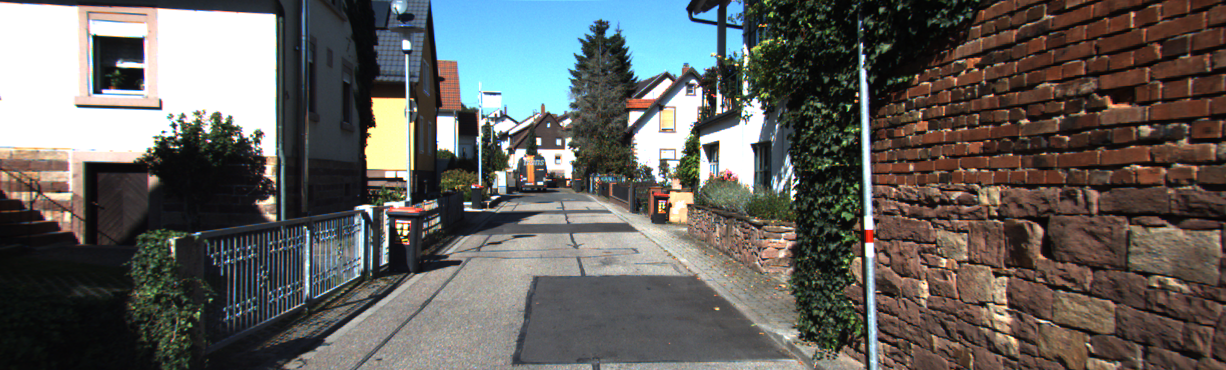
#> input picture 3D/assets/.png, 1226 x 370 px, given as the content of the folder /mnt/nas/kaichen/compete/png/scene1/, which was not available
$ python sky_mask.py   (older library calls are emulated)
#> lines starting #> are read from the running program, lines starting #| are printed output that depends on the picture; after the words box and inside, x2 and y2 are one past the last pixel; in counts of white or black regions, pixels touching at a corner belong together; pictures that were not available may be replaced by others from this repository, and a replacement may not be noted
import cv2
from scipy.signal import medfilt
from scipy import ndimage
import numpy as np
from matplotlib import pyplot as plt

def cal_skyline(mask):
    h, w = mask.shape
    for i in range(w):
        raw = mask[:, i]
        after_median = medfilt(raw, 19)
        try:
            first_zero_index = np.where(after_median == 0)[0][0]
            first_one_index = np.where(after_median == 1)[0][0]
            if first_zero_index > 20:
                mask[first_one_index:first_zero_index, i] = 1
                mask[first_zero_index:, i] = 0
                mask[:first_one_index, i] = 0
        except:
            continue
    return mask

def get_sky_region_gradient(img):
    h, w, _ = img.shape
#> h = 370; w = 1226
    img_gray = cv2.cvtColor(img, cv2.COLOR_BGR2GRAY)
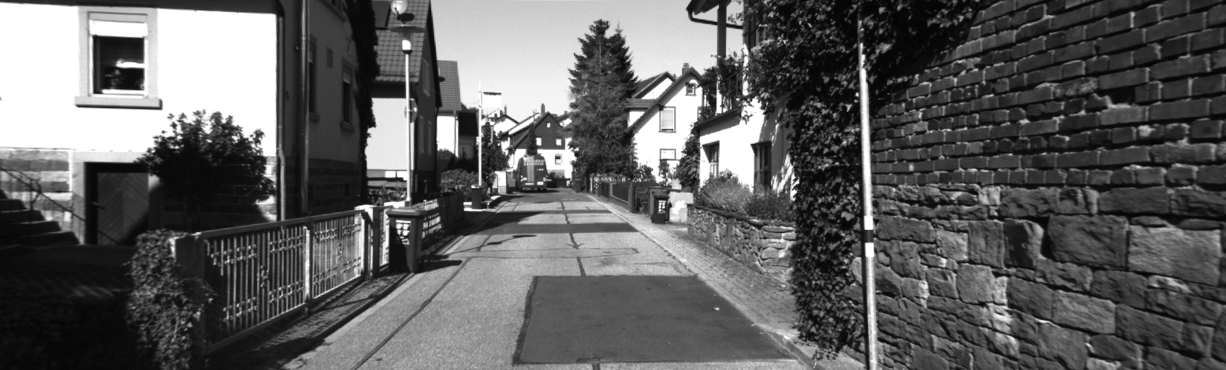
#> img_gray: shape (370, 1226); min 3, max 255, mean 95.8
    img_gray = cv2.blur(img_gray, (9, 3))
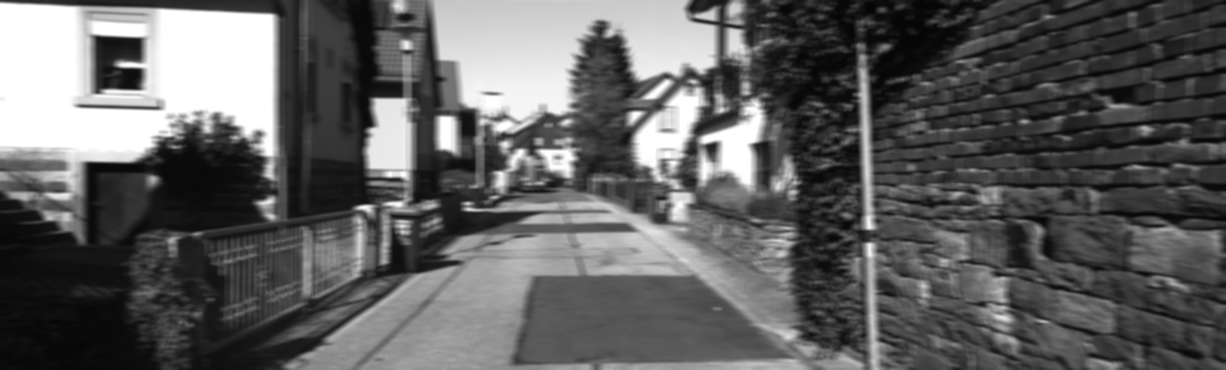
#> img_gray: shape (370, 1226); min 4, max 255, mean 95.8
    cv2.medianBlur(img_gray, 5)
    lap = cv2.Laplacian(img_gray, cv2.CV_8U)
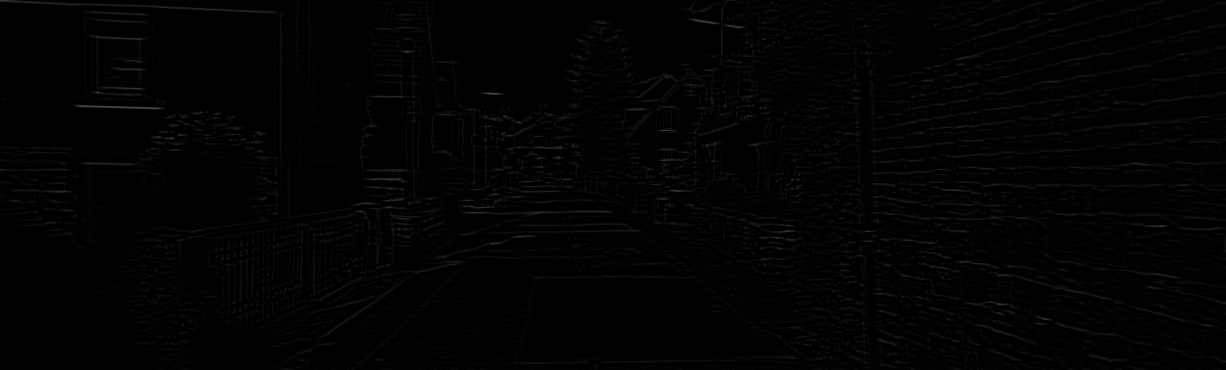
#> lap: shape (370, 1226); min 0, max 76, mean 2.2
    gradient_mask = (lap < 3).astype(np.uint8)
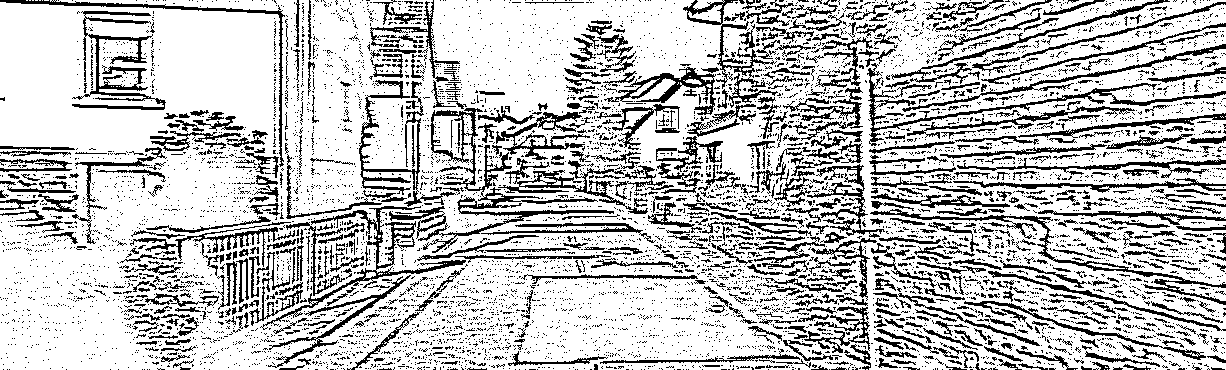
#> gradient_mask: shape (370, 1226); values 0 (black) and 1 (white), 75.6% white; black in thin lines or dots
    kernel = cv2.getStructuringElement(cv2.MORPH_RECT, (9, 3))
    mask = cv2.morphologyEx(gradient_mask, cv2.MORPH_ERODE, kernel)
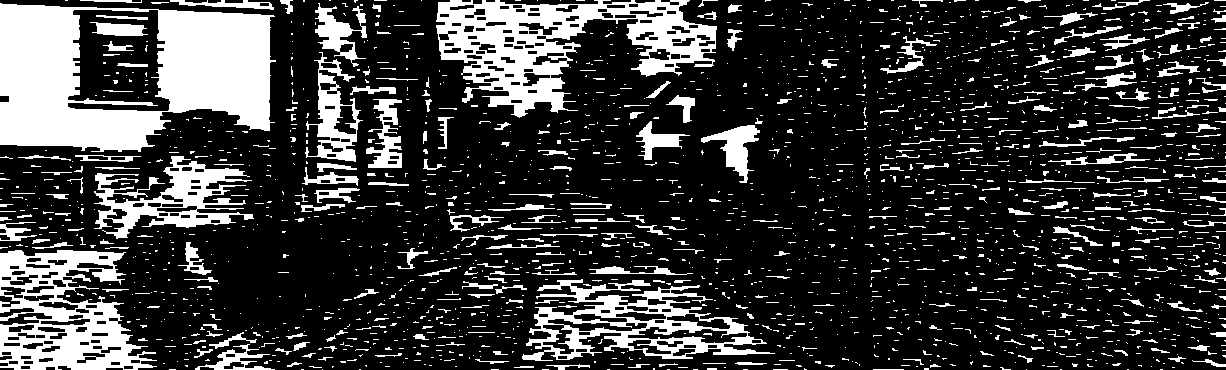
#> mask: shape (370, 1226); values 0 (black) and 1 (white), 22% white; 2143 white regions (1799 under 20 px), largest, box (x1, y1, x2, y2) and area: (0, 3, 276, 152) 25888, (436, 0, 717, 118) 13682, (0, 250, 157, 370) 9687
    # plt.imshow(mask)
    # plt.show()
    mask = cal_skyline(mask)
#> the loop in cal_skyline, `for i in range(w):` made 1226 passes
#> (first_zero_index, first_one_index) on passes 1 to 3: (0, 3), (0, 3), (0, 4)
#> after the loop in cal_skyline, `for i in range(w):`:
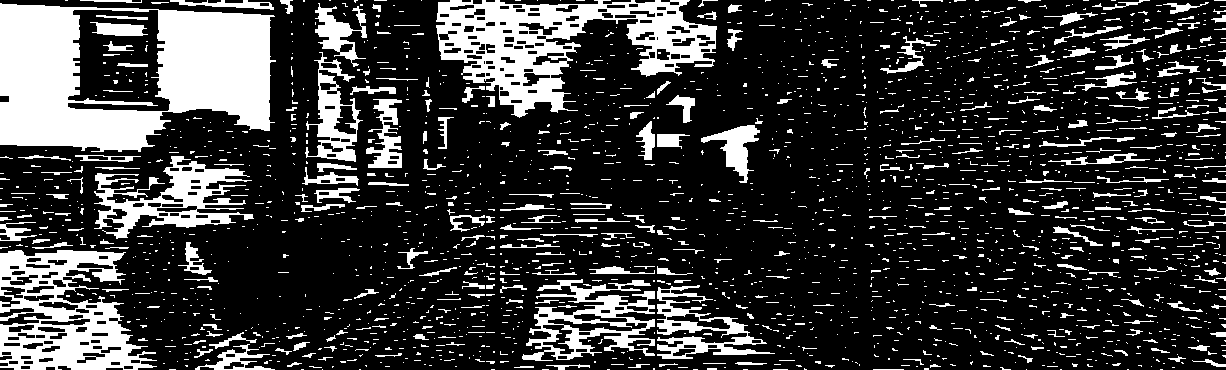
#> mask: shape (370, 1226); values 0 (black) and 1 (white), 22% white; 2175 white regions (1827 under 20 px), largest, box (x1, y1, x2, y2) and area: (0, 3, 276, 152) 25888, (436, 0, 717, 118) 13525, (0, 250, 157, 370) 9687
    #after_img = cv2.bitwise_and(img, img, mask=mask)
    return mask

import cv2
from matplotlib import pyplot as plt
import os
from os import listdir
from os.path import isfile, join

def draw(prefix):
    for file in sorted([f for f in listdir(prefix) if f.endswith('png') and 'mask' not in f]):
        #img = cv2.imread(""/mnt/nas/kaichen/compete/png/scene1/0193.png"")[:,:,::-1]
        print(prefix, file)
        index = file.split('/')[-1].split('.')[0]
        img = cv2.imread(os.path.join(prefix, file))[:,:,::-1]
        img_sky = get_sky_region_gradient(img)
        mask = (1 - img_sky)
#> (the run stopped early here; a loop or call above may not have finished)
